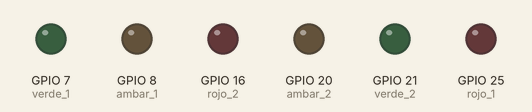
The program below on a simulated Raspberry Pi (BCM pin numbers). Shown: output pins drawn as LEDs (lit = HIGH).

Above: at 0.1 s.
At 5.1 s:
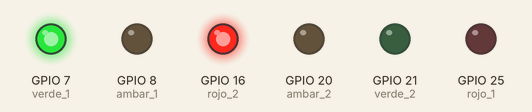
At 35.1 s:
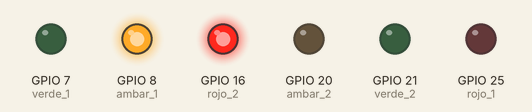
At 38.1 s:
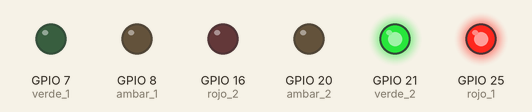
Timing chart, 0 to 39.6 s (numbered marks = the images above):
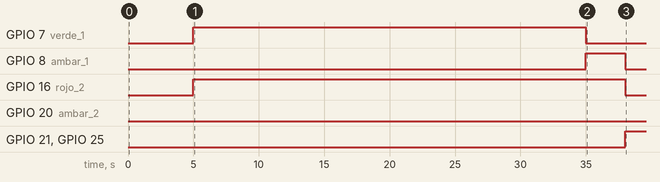

The program:

semaforo_OS.py
```python
import os
import RPi.GPIO as GPIO
import time

# Definir el nombre de la variable de entorno
nivel_env_variable = "NIVEL_SEMAFORO"

GPIO.setwarnings(False)  # Desactiva las advertencias de GPIO

if __name__ == "__main__":
    GPIO.setmode(GPIO.BCM)
    ## semaforo 1
    GPIO.setup(25, GPIO.OUT) # semaforo rojo
    GPIO.setup(8, GPIO.OUT) # semaforo ambar
    GPIO.setup(7, GPIO.OUT) # semaforo verde
    rojo_1 = 25
    ambar_1 = 8
    verde_1 = 7
    ## semaforo 2
    GPIO.setup(20, GPIO.OUT) # semaforo ambar
    GPIO.setup(16, GPIO.OUT) # semaforo rojo
    GPIO.setup(21, GPIO.OUT) # semaforo verde
    rojo_2 = 16
    ambar_2 = 20
    verde_2 = 21

    ## inicialzar nivel
    nivel = "bajo"

    ## inicializar tiempos de transicion
    trans_time_1 = 0
    trans_time_2 = 0

    ## inicializar semaforo 1
    GPIO.output(verde_1, False)
    GPIO.output(ambar_1, False)
    GPIO.output(rojo_1, False)
    ## inicializar semaforo 2
    GPIO.output(verde_2, False)
    GPIO.output(ambar_2, False)
    GPIO.output(rojo_2, False)

    time.sleep(5)

    while True:

        # Ahora utilizas el nivel leído para la transición de los LEDs
        nivel = os.environ.get(nivel_env_variable, "bajo")

        ## determinar tiempo de transicion
        if nivel == "bajo":
            trans_time_1 = 30
            trans_time_2 = 30
        elif nivel == "medio":
            trans_time_1 = 40
            trans_time_2 = 20
        elif nivel == "alto":
            trans_time_1 = 50
            trans_time_2 = 10

        ## estado 1
        # semaforo 1 -- verde
        GPIO.output(rojo_1, False)
        GPIO.output(verde_1, True)
        # semaforo 2 -- rojo
        GPIO.output(ambar_2, False)
        GPIO.output(rojo_2, True)
        time.sleep(trans_time_1)
        ## estado 2
        # semaforo 1 -- ambar
        GPIO.output(verde_1, False)
        GPIO.output(ambar_1, True)
        # semaforo 2 -- rojo
        time.sleep(3)
        ## estado 3
        # semaforo 1 -- rojo
        GPIO.output(ambar_1, False)
        GPIO.output(rojo_1, True)
        # semaforo 2 -- verde
        GPIO.output(rojo_2, False)
        GPIO.output(verde_2, True)
        time.sleep(trans_time_2)
        ## estado 4
        # semaforo 1 -- rojo
        # semaforo 2 -- ambar
        GPIO.output(verde_2, False)
        GPIO.output(ambar_2, True)
        time.sleep(3)

    GPIO.cleanup()
```

Measured:
- by itself, GPIO 7 (verde_1): LOW → HIGH at 5.0 s, → LOW 30.0 s later
- by itself, GPIO 8 (ambar_1): LOW → HIGH at 35.0 s, → LOW 3.0 s later
- by itself, GPIO 16 (rojo_2): LOW → HIGH at 5.0 s, → LOW 33.0 s later
- by itself, GPIO 21 (verde_2), GPIO 25 (rojo_1): LOW → HIGH at 38.0 s
